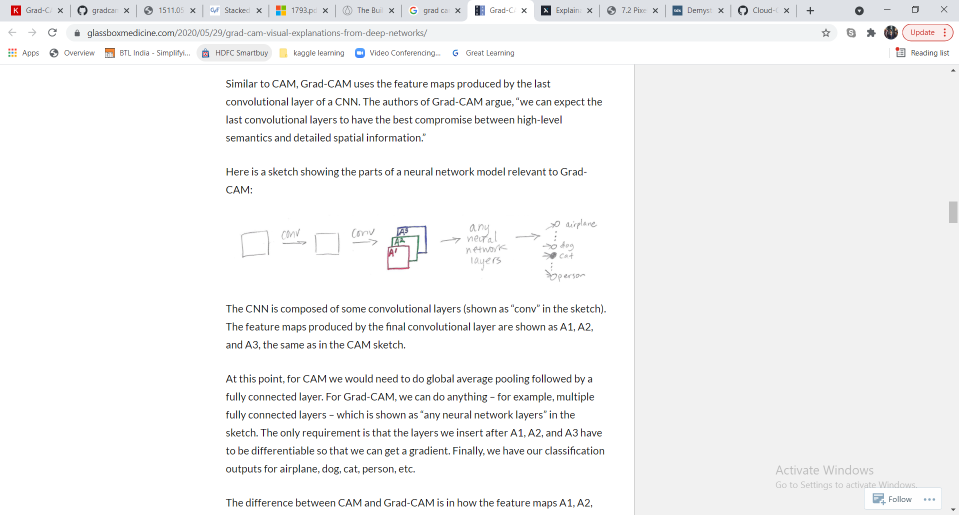
#> input picture Org.PNG, 1917 x 1030 px (shown at 1/2 size); the run also reads 1 picture not shown here
$ jupyter execute ImageDiff.ipynb   (shell and % lines are left out)
#> lines starting #> are read from the running program, lines starting #| are printed output that depends on the picture; after the words box and inside, x2 and y2 are one past the last pixel; in counts of white or black regions, pixels touching at a corner belong together
[cell 1]
import cv2
import numpy as np
from matplotlib import pyplot as plt

plt.rcParams["figure.figsize"] = (20,15)

[cell 2]
org = cv2.imread('Org.PNG')
#> org is the input picture: shape (1030, 1917, 3); mean B, G, R 243.9, 243.7, 243.6
dup = cv2.imread('dup.PNG')

org = cv2.cvtColor(org, cv2.COLOR_BGR2RGB)
dup = cv2.cvtColor(dup, cv2.COLOR_BGR2RGB)


fig = plt.figure(figsize=(20,15))

fig.add_subplot(2,1,1)
plt.imshow(org)
plt.title("Original Image")

fig.add_subplot(2,1,2)
plt.imshow(dup)
plt.title("Test Image")

plt.show()
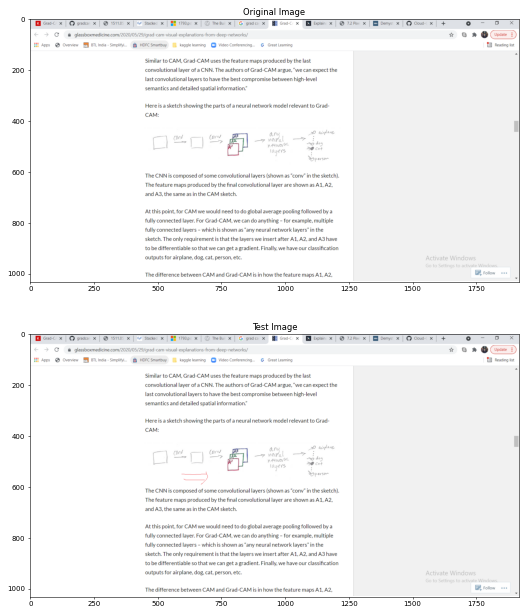
#> figure drawn by matplotlib, 2 panels

[cell 3]
if org.shape == dup.shape:
    print("Images are of same shape")
else:
    print("Images are of different shape, need to convert to same shape")

[cell 4]
diff = cv2.subtract(org, dup)
b,g,r = cv2.split(diff)
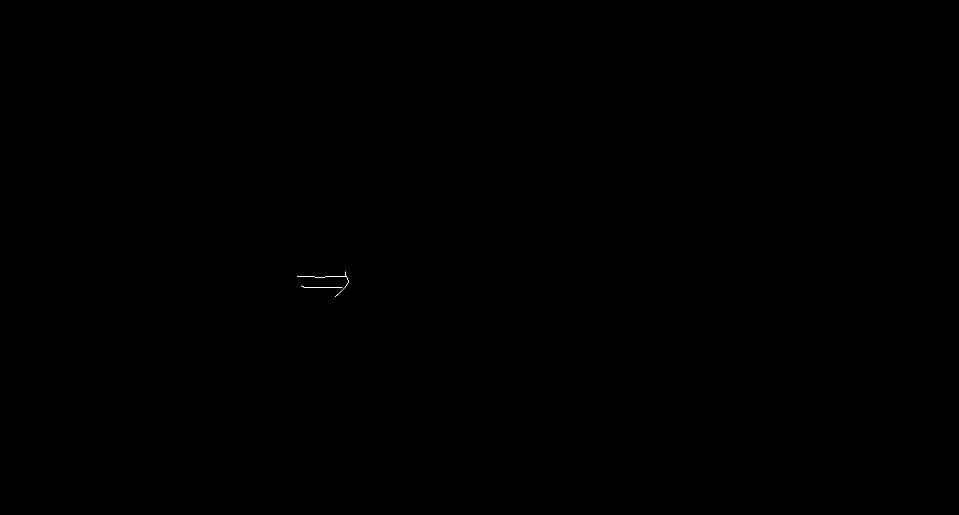
#> b: shape (1030, 1917) (shown at 1/2 size); values 0 (black) and 18 (white), 0.01% white in thin lines or dots, all inside (x1, y1, x2, y2) = (594, 543, 697, 593)

[cell 5]
if cv2.countNonZero(b) == 0 and cv2.countNonZero(g) == 0 and cv2.countNonZero(r) == 0:
    print("images are completly equal")
else:
    print("Images are having some variations")

[cell 6]
plt.imshow(diff)

[cell 7]
gray = cv2.cvtColor(diff,cv2.COLOR_BGR2GRAY)

[cell 8]
plt.imshow(gray)

[cell 9]
cv2.imwrite('diff.PNG', diff)
#> Out = True

### New diff approach

[cell 10]
import imutils

[cell 11]
org = imutils.resize(org, height=600)
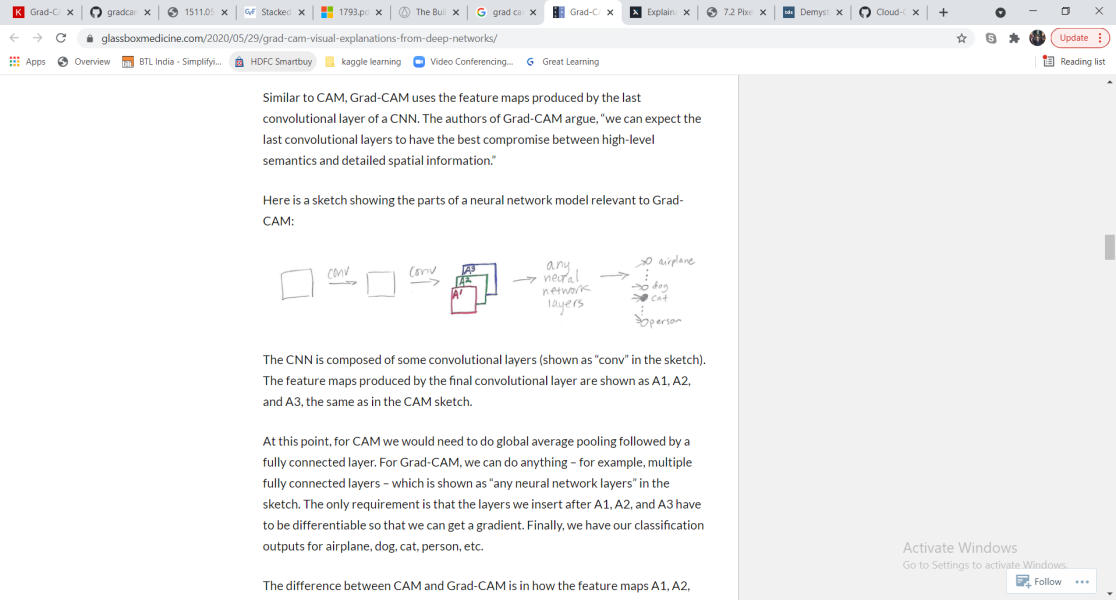
#> org: shape (600, 1116, 3); mean R, G, B 243.6, 243.7, 243.9
dup = imutils.resize(dup, height=600)
#> dup: shape (600, 1116, 3)

[cell 12]
diff2 = org.copy()

[cell 13]
cv2.absdiff(org, dup, diff2)

#converting the difference into grayscale images
gray = cv2.cvtColor(diff2, cv2.COLOR_BGR2GRAY)
#> gray: shape (600, 1116)

[cell 14]
#increasing the size of differences after that we can capture them all

for i in range(0,3):
    dilated = cv2.dilate(gray.copy(), None, iterations= i+ 1)
#> this loop made 3 passes
#> pass 1, `dilated = cv2.dilate(gray.copy(), None, iterations= i+ 1)`:
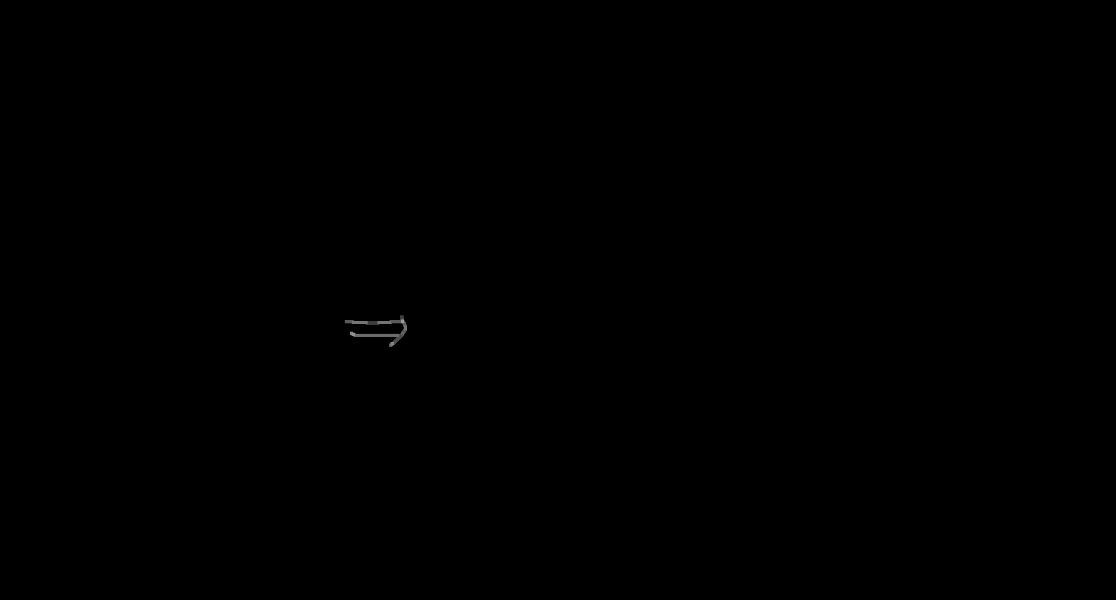
#> dilated: shape (600, 1116); min 0, max 155, mean 0.1

[cell 15]
#threshold the gray image to binary it. Anything pixel that has
#value higher than 3 we are converting to white
#(remember 0 is black and 255 is exact white)
#the image is called binarised as any value lower than 3 will be 0 and
# all of the values equal to and higher than 3 will be 255
(T, thresh) = cv2.threshold(dilated, 3, 255, cv2.THRESH_BINARY)
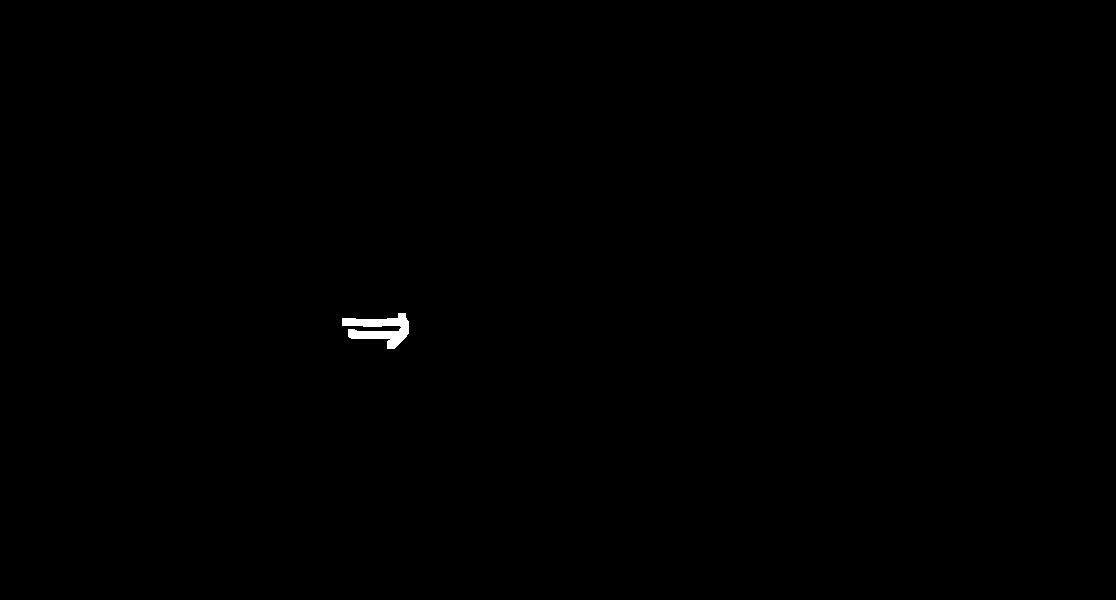
#> thresh: shape (600, 1116); 0.18% white; 1 white region

[cell 16]
# now we have to find contours in the binarized image
cnts = cv2.findContours(thresh, cv2.RETR_LIST, cv2.CHAIN_APPROX_SIMPLE)
#> cnts = 1 contour; box (x1, y1, x2, y2) and area: (342, 313, 409, 349) 1069
cnts = imutils.grab_contours(cnts)

[cell 17]
for c in cnts:
    # nicely fiting a bounding box to the contour
    (x, y, w, h) = cv2.boundingRect(c)
    cv2.rectangle(dup, (x, y), (x + w, y + h), (0, 255, 0), 2)
#> this loop made 1 pass
#> (x, y, w, h) on pass 1: (342, 313, 67, 36)
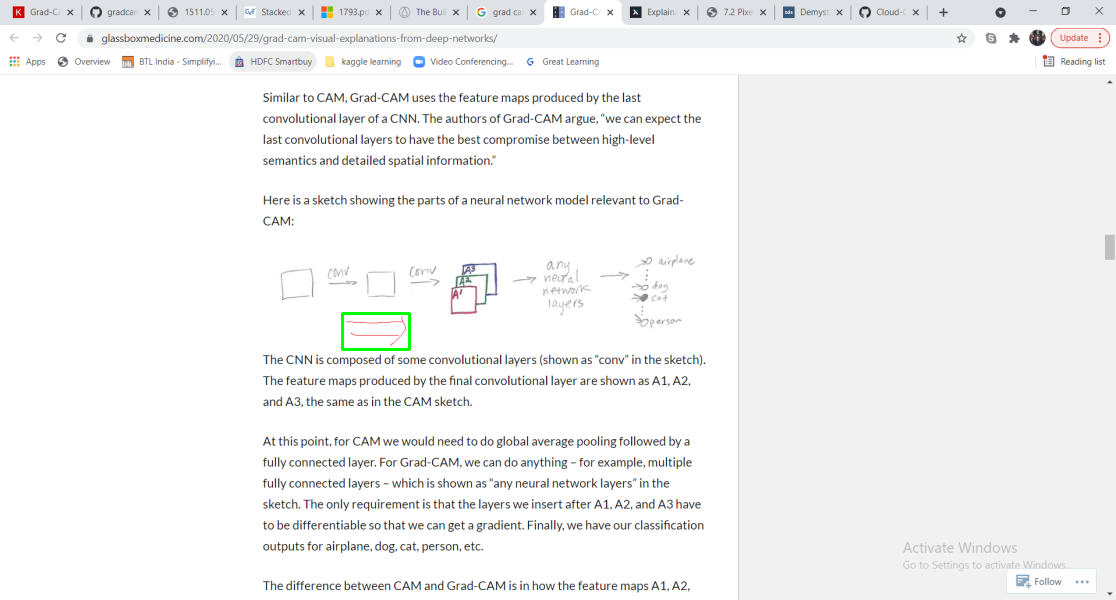
#> dup: shape (600, 1116, 3); mean R, G, B 243.4, 243.7, 243.7

[cell 18]
plt.imshow(dup)

### Using PIL only

[cell 19]
from PIL import Image, ImageChops, ImageDraw
point_table = ([0] + ([255] * 255))

def new_gray(size, color):
    img = Image.new('L',size)
    dr = ImageDraw.Draw(img)
    dr.rectangle((0,0) + size, color)
    return img

def black_or_b(a, b, opacity=0.85):
#> called with opacity = 0.85
    diff = ImageChops.difference(a, b)
#> diff: PIL image 1917x1030 RGBA
    diff = diff.convert('L')
    # Hack: there is no threshold in PIL - L,
    # so we add the difference with itself to do
    # a poor man's thresholding of the mask:
    #(the values for equal pixels-  0 - don't add up)
    thresholded_diff = diff
    for repeat in range(3):
        thresholded_diff  = ImageChops.add(thresholded_diff, thresholded_diff)
    h,w = size = diff.size
#> h = 1917; w = 1030; size = (1917, 1030)
    mask = new_gray(size, int(255 * (opacity)))
#> in new_gray, `img = Image.new('L',size)`: img: PIL image 1917x1030 L; every value is 0
#> mask: PIL image 1917x1030 L; every value is 216
    shade = new_gray(size, 0)
    new = a.copy()
    new.paste(shade, mask=mask)
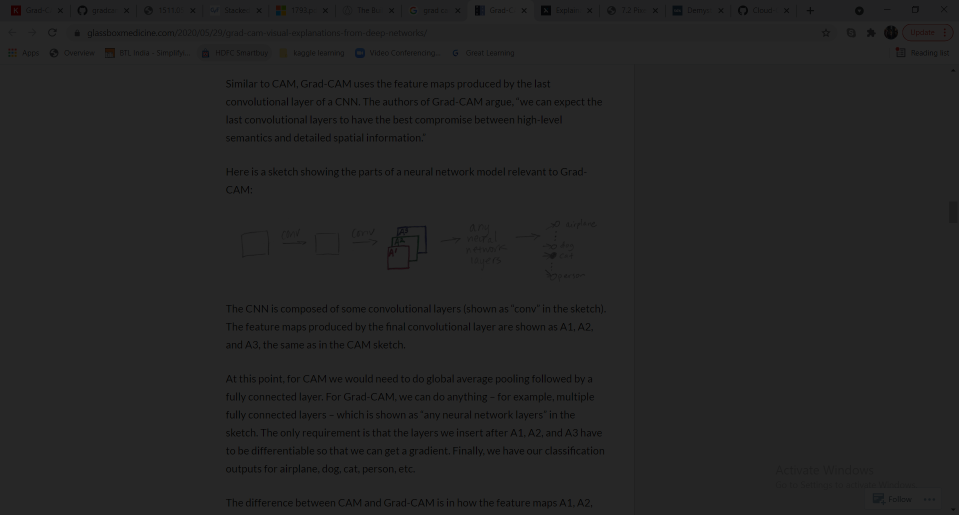
#> new: PIL image 1917x1030 RGBA (shown at 1/2 size); mean R, G, B, A 37.3, 37.3, 37.3, 255
    # To have the original image show partially
    # on the final result, simply put "diff" instead of thresholded_diff bellow
    new.paste(b, mask=thresholded_diff)
    return new


a = Image.open('Org.PNG')
b = Image.open('dup.PNG')
c = black_or_b(a, b)
#c.save('c.png')
